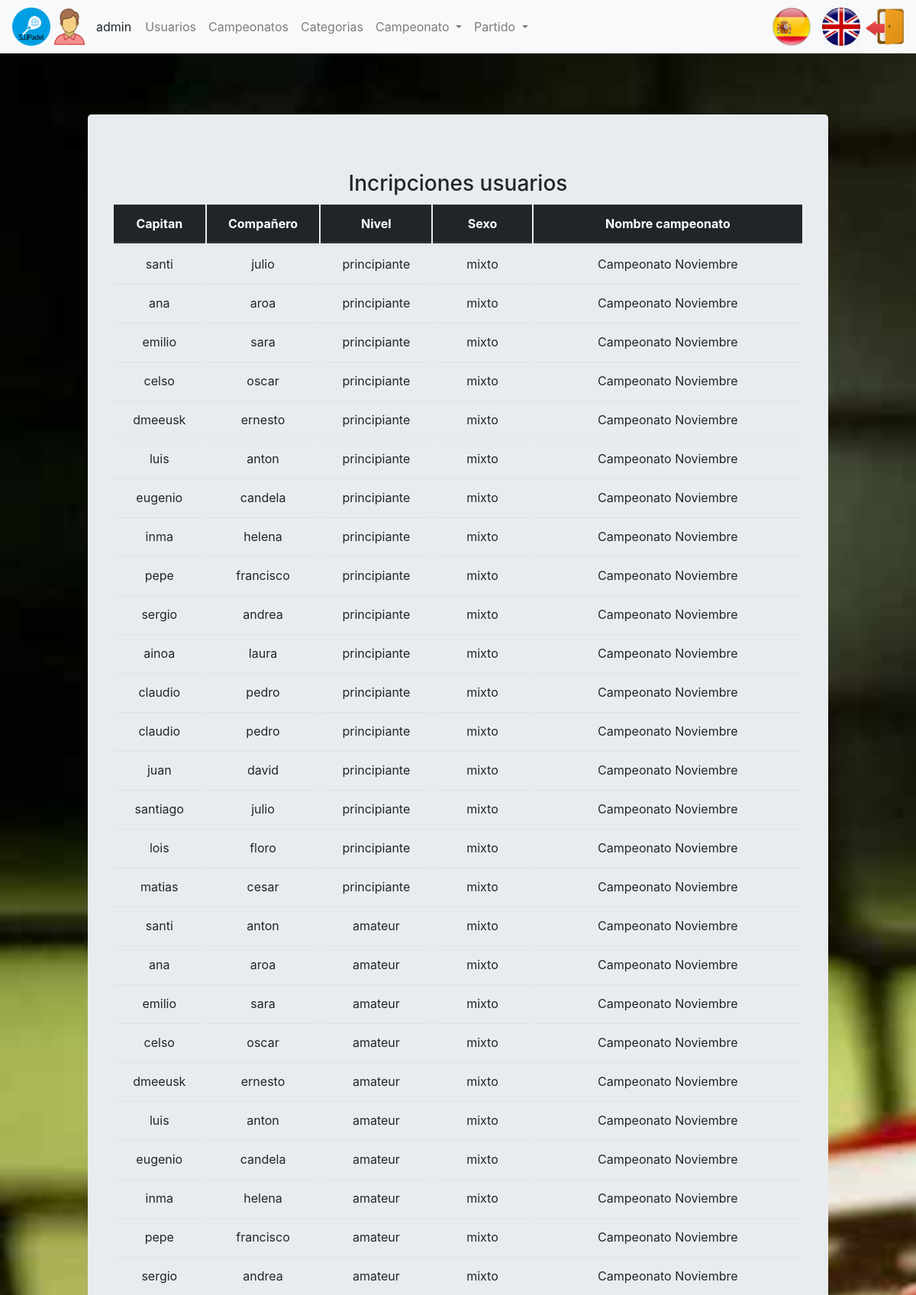
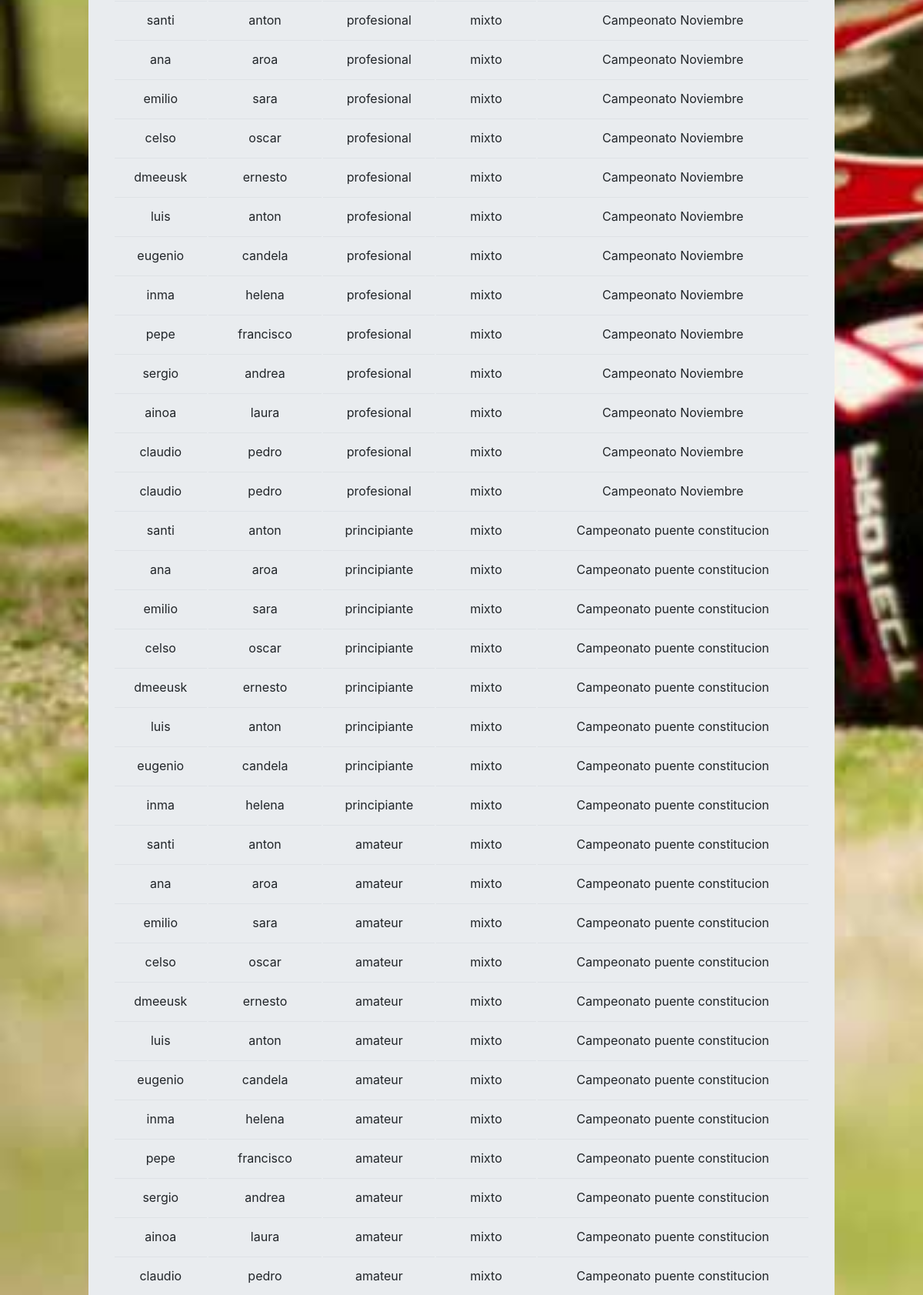
Screenshot of /index.php?controller=championship&action=showallInscriptionAllUsers (signed in, upper part) with the database file from the repository (2 pictures, top to bottom).
### tables this page shows
CREATE TABLE `usuario` (
  `login` varchar(20) NOT NULL,
  `nombre` varchar(20) NOT NULL,
  `apellidos` varchar(45) DEFAULT NULL,
  `pass` varchar(20) DEFAULT NULL,
  `rol` char(1) DEFAULT NULL,
  `genero` varchar(10) DEFAULT NULL
);

CREATE TABLE `campeonato` (
  `idCampeonato` int(11) NOT NULL,
  `fechaInicioInscripcion` date NOT NULL,
  `fechaFinInscripcion` date DEFAULT NULL,
  `fechaInicioCampeonato` date DEFAULT NULL,
  `fechaFinCampeonato` date DEFAULT NULL,
  `nombreCampeonato` varchar(45) DEFAULT NULL,
  `fase` enum('Inscripcion','Grupos','Cuartos','Semifinal','Final') NOT NULL
);

CREATE TABLE `pareja` (
  `idPareja` int(11) NOT NULL,
  `idCapitan` varchar(20) NOT NULL,
  `idCompañero` varchar(20) NOT NULL,
  `idCategoriaCampeonato` int(11) NOT NULL
);

CREATE TABLE `categoria` (
  `idCategoria` int(11) NOT NULL,
  `nivel` varchar(20) NOT NULL,
  `sexo` varchar(20) NOT NULL
);

### core/ViewManager.php (called while the page is built, shortened)
<?php
class ViewManager
{
    private $fragmentContents = array();
    private $variables = array();
    private $currentFragment = self::DEFAULT_FRAGMENT;
    private $layout = "default";
    private function saveCurrentFragment()
    {
        $this->fragmentContents[$this->currentFragment] .= ob_get_contents();
    }
    public function moveToFragment($name)
    {
        $this->currentFragment = $name;
    }
    public function getFragment($fragment, $default = "")
    {
        if (! isset($this->fragmentContents[$fragment])) {
            return $default;
        }
        return $this->fragmentContents[$fragment];
    }
    public function setVariable($varname, $value, $flash = false)
    {
        $this->variables[$varname] = $value;
    }
    public function getVariable($varname, $default = NULL)
    {
        if (! isset($this->variables[$varname])) {
            return $default;
        }
        return $this->variables[$varname];
    }
    public function render($controller, $viewname)
    {
        include (__DIR__ . "/../view/$controller/$viewname.php");
        $this->renderLayout();
    }
    private function renderLayout()
    {
        include (__DIR__ . "/../view/layouts/" . $this->layout . ".php");
    }
    private static $viewmanager_singleton = NULL;
    public static function getInstance()
    {
        if (self::$viewmanager_singleton == null) {
            self::$viewmanager_singleton = new ViewManager();
        }
        return self::$viewmanager_singleton;
    }
}

### controller/ChampionshipController.php (called while the page is built, shortened)
<?php
require_once (__DIR__ . "/../model/InscriptionUserChampionship.php");
require_once (__DIR__ . "/../model/InscriptionUserChampionshipMapper.php");
require_once (__DIR__ . "/../core/ViewManager.php");
require_once (__DIR__ . "/../controller/BaseController.php");
class ChampionshipController extends BaseController
{
    public function __construct()
    {
        parent::__construct();
        $this->inscriptionUserChampionshipMapper = new InscriptionUserChampionshipMapper();
    }
    public function showallInscriptionAllUsers()
    {
        $championships = $this->inscriptionUserChampionshipMapper->getAllInscriptionsInChampionship();
        $this->view->setVariable("championships", $championships);
        $this->view->render("championship", "showallInscriptionAllUsers");
    }
}

### index.php (called while the page is built, shortened)
<?php
function run()
{
    try {
        $controller = loadController($_GET["controller"]);
        $actionName = $_GET["action"];
        $controller->$actionName();
    } catch (Exception $ex) {
        die("An exception occured!!!!!" . $ex->getMessage());
    }
}
function loadController($controllerName)
{
    return new $controllerClassName();
}
run();
?>

### core/I18n.php (called while the page is built, shortened)
<?php
class I18n
{
    private $messages;
    public function setLanguage($language)
    {
        $this->messages = $i18n_messages;
    }
    public function i18n($key)
    {
        if (isset($this->messages[$key])) {
            return $this->messages[$key];
        } else {
            return $key;
        }
    }
    private static $i18n_singleton = null;
    public static function getInstance()
    {
        if (self::$i18n_singleton == NULL) {
            self::$i18n_singleton = new I18n();
        }
        return self::$i18n_singleton;
    }
}
function i18n($key)
{
    return I18n::getInstance()->i18n($key);
}

### model/InscriptionUserChampionship.php (called while the page is built, shortened)
<?php
class InscriptionUserChampionship
{
    private $idCaptain;
    private $idFellow;
    private $level;
    private $sex;
    private $nameChampionship;
    public function __construct($idPartner = NULL, $idCaptain = NULL, $idFellow = NULL, $level = NULL, $sex = NULL, $nameChampionship = NULL)
    {
        $this->idCaptain = $idCaptain;
        $this->idFellow = $idFellow;
        $this->level = $level;
        $this->sex = $sex;
        $this->nameChampionship = $nameChampionship;
    }
    public function getIdCaptain()
    {
        return $this->idCaptain;
    }
    public function getIdFellow()
    {
        return $this->idFellow;
    }
    public function getLevel()
    {
        return $this->level;
    }
    public function getSex()
    {
        return $this->sex;
    }
    public function getNameChampionship()
    {
        return $this->nameChampionship;
    }
}

### model/InscriptionUserChampionshipMapper.php (called while the page is built, shortened)
<?php
require_once (__DIR__ . "/../core/PDOConnection.php");
require_once (__DIR__ . "/../model/InscriptionUserChampionship.php");
class InscriptionUserChampionshipMapper
{
    private $db;
    public function __construct()
    {
        $this->db = PDOConnection::getInstance();
    }
    public function getAllInscriptionsInChampionship()
    {
        $stmt = $this->db->query("SELECT pa.idPareja,pa.idCapitan,pa.idCompañero,cat.nivel,cat.sexo,cam.nombreCampeonato
								FROM campeonato cam,categoria cat,categoriascampeonato cap,pareja pa
								WHERE cam.idCampeonato = cap.idCampeonato AND
      								  cat.idCategoria = cap.idCategoria AND
      								  cap.idCategoriasCampeonato = pa.idCategoriaCampeonato");
        $toret_db = $stmt->fetchAll(PDO::FETCH_ASSOC);
        $inscriptions = array();
        foreach ($toret_db as $datos) {
            array_push($inscriptions, new InscriptionUserChampionship($datos["idPareja"], $datos["idCapitan"], $datos["idCompañero"], $datos["nivel"], $datos["sexo"], $datos["nombreCampeonato"]));
        }
        return $inscriptions;
    }
}

### core/PDOConnection.php (called while the page is built)
<?php
class PDOConnection
{
    private static $dbhost = "localhost";
    private static $dbname = "sjjpadel";
    private static $dbuser = "abp";
    private static $dbpass = "abp";
    private static $db_singleton = null;
    public static function getInstance()
    {
        if (self::$db_singleton == null) {
            self::$db_singleton = new PDO("mysql:host=" . self::$dbhost . ";dbname=" . self::$dbname . ";charset=utf8",
            self::$dbuser, self::$dbpass, array(
                PDO::ATTR_EMULATE_PREPARES => false,
                PDO::ATTR_ERRMODE => PDO::ERRMODE_EXCEPTION
            ));
        }
        return self::$db_singleton;
    }
}
?>

### model/UserMapper.php (called while the page is built, shortened)
<?php
require_once (__DIR__ . "/../core/PDOConnection.php");
class UserMapper
{
    private $db;
    public function __construct()
    {
        $this->db = PDOConnection::getInstance();
    }
    public function getDatos($login)
    {
        $stmt = $this->db->prepare("SELECT * FROM usuario where login=?");
        $stmt->execute(array(
            $login
        ));
        $toret_db = $stmt->fetchAll(PDO::FETCH_ASSOC);
        $user = null;
        foreach ($toret_db as $datos) {
            $user = new User($datos['login'], $datos['nombre'], $datos['apellidos'], $datos['pass'], $datos['rol'], $datos['genero']);
        }
        return $user;
    }
}

### controller/BaseController.php (called while the page is built, shortened)
<?php
require_once (__DIR__ . "/../core/ViewManager.php");
require_once (__DIR__ . "/../core/I18n.php");
require_once (__DIR__ . "/../model/User.php");
require_once (__DIR__ . "/../model/UserMapper.php");
class BaseController
{
    public function __construct()
    {
        if (isset($_SESSION["currentuser"])) {
            $userMapper = new UserMapper();
            $datosUser = $userMapper->getDatos($_SESSION["currentuser"]);
        }
    }
}

### view/championship/showallInscriptionAllUsers.php (the view, shortened to what this page needs)
<?php
require_once (__DIR__ . "/../../core/ViewManager.php");
$view = ViewManager::getInstance();
$championships = $view->getVariable("championships");
$cabecera = array(
    "Captain",
    "Fellow",
    "Level",
    "Sex",
    "Name championship"
);
?>
<h3><?= i18n("Inscriptions users"); ?></h3>
<table class="table">
	<thead class="thead-dark">
		<tr>
      <?php foreach( $cabecera as $valor ) { ?>
        <th scope="col">
          <?php echo i18n( $valor ); ?>
        </th>
      <?php } ?>
    </tr>
	</thead>
	<tbody>
      <?php foreach( $championships as $championship ) {  ?>
        <tr>
			<td>
              <?php echo $championship->getIdCaptain() ; ?>
            </td>
			<td>
              <?php echo $championship->getIdFellow() ; ?>
            </td>
			<td>
              <?php echo $championship->getLevel() ; ?>
            </td>
			<td>
              <?php echo $championship->getSex() ; ?>
            </td>
			<td>
              <?php echo $championship->getNameChampionship() ; ?>
            </td>
		</tr>
      <?php } ?>
  </tbody>
</table>

### view/layouts/default.php (shortened to what this page needs)
<?php
$view = ViewManager::getInstance();
$currentuser = $view->getVariable("currentusername");
$currentGender = $view->getVariable("currentGender");
$currentRol = $view->getVariable("currentRol");
?>
<!DOCTYPE html>
<html lang="en">
<head>
<link rel="stylesheet"
	href="https://maxcdn.bootstrapcdn.com/bootstrap/4.0.0/css/bootstrap.min.css"
>
<link rel="stylesheet"
	href="https://use.fontawesome.com/releases/v5.5.0/css/all.css"
>
	<link rel="stylesheet" href="css/style.css" type="text/css">
</head>
<body>
	<div class="contenedor">
		<nav class="navbar navbar-expand-lg navbar-light bg-light">
			<img class="img-circle icono" src="images/icono.png">
		<?php if (isset($currentuser)): ?>
			<img class="icono" src="images/<?php echo $currentGender; ?>.png"> <span
				class="username">
				<?= sprintf(i18n("%s"), $currentuser) ?>
			</span>
		<?php endif ?>
			<div class="collapse navbar-collapse" id="navbarSupportedContent">
				<ul class="navbar-nav mr-auto">
				<?php if($currentRol == 'a'): ?>
					<li class="nav-item"><a class="nav-link"
						href="index.php?controller=users&amp;action=showall"><?= i18n("Users") ?></a>
					</li>
				<?php endif ?>
				<?php if($currentRol == 'a'): ?>
					<li class="nav-item"><a class="nav-link"
						href="index.php?controller=championship&amp;action=showall"><?= i18n("Championships") ?></a>
					</li>
				<?php endif ?>
				<?php if($currentRol == 'a'): ?>
					<li class="nav-item"><a class="nav-link"
						href="index.php?controller=category&amp;action=showall"><?= i18n("Categories") ?></a>
					</li>
				<?php endif ?>
				<?php if($currentRol == 'd' || $currentRol == 'a' || $currentRol == 'e'): ?>
					<li class="nav-item dropdown"><a class="nav-link dropdown-toggle"
						href="#" id="navbarDropdown" role="button" data-toggle="dropdown"
						aria-haspopup="true" aria-expanded="false">
							<?php echo i18n("Championship") ?>
						</a>
						</li>
				<?php endif ?>
				<?php if($currentRol == 'd' || $currentRol == 'a' || $currentRol == 'e'): ?>
					<li class="nav-item dropdown"><a class="nav-link dropdown-toggle"
						href="#" id="navbarDropdown" role="button" data-toggle="dropdown"
						aria-haspopup="true" aria-expanded="false">
							<?php echo i18n("Match") ?>
						</a>
						</li>
				<?php endif ?>
			</ul>
			</div>
			<li class="nav-item">
			<?php include(__DIR__."/language_select_element.php"); ?>
		</li>
			<li class="nav-item">
			<?php if (isset($currentuser)): ?>
				<a href="index.php?controller=users&amp;action=logout"> <img
					src="images/salir.png" class="rounded icono"
					alt="Imágenes responsive">
			</a>
				<?php endif ?>
			</li>
		</nav>
		<div class="container">
			<div class="jumbotron">
				<?= $view->getFragment(ViewManager::DEFAULT_FRAGMENT) ?>
			</div>
		</div>
	</div>
</body>
</html>

### css/style.css (style rules this page uses)
body { width: 100%; height: 100%; }
.contenedor { background: url('../images/padel.jpg'); background-size: cover; background-attachment: fixed; }
ul, li { list-style: none; }
.icono { width: 50px; height: 50px; }
table { border-collapse: inherit; }
.container { margin: 0 auto; max-width: 1000px; }
.jumbotron { margin: 80px 0; text-align: center; }
.username { margin-left: 10px; margin-right: 10px; }

### rows the page displays
usuario: genero (picture)
campeonato: pareja.idCapitan "santi", pareja.idCompañero "julio", categoria.nivel "principiante", categoria.sexo "mixto", nombreCampeonato "Campeonato Noviembre", pareja.idCapitan "ana", pareja.idCompañero "aroa", pareja.idCapitan "emilio", pareja.idCompañero "sara", pareja.idCapitan "celso", pareja.idCompañero "oscar", pareja.idCapitan "dmeeusk", pareja.idCompañero "ernesto", pareja.idCapitan "luis", pareja.idCompañero "anton", pareja.idCapitan "eugenio", pareja.idCompañero "candela", pareja.idCapitan "inma", pareja.idCompañero "helena", pareja.idCapitan "pepe", pareja.idCompañero "francisco", pareja.idCapitan "sergio", pareja.idCompañero "andrea", pareja.idCapitan "ainoa", pareja.idCompañero "laura", pareja.idCapitan "claudio", pareja.idCompañero "pedro", pareja.idCapitan "juan", pareja.idCompañero "david", pareja.idCapitan "santiago", pareja.idCapitan "lois", pareja.idCompañero "floro", pareja.idCapitan "matias", pareja.idCompañero "cesar", categoria.nivel "amateur", categoria.nivel "profesional"
campeonato: pareja.idCapitan "santi", pareja.idCompañero "anton", categoria.nivel "principiante", categoria.sexo "mixto", nombreCampeonato "Campeonato puente constitucion", pareja.idCapitan "ana", pareja.idCompañero "aroa", pareja.idCapitan "emilio", pareja.idCompañero "sara", pareja.idCapitan "celso", pareja.idCompañero "oscar", pareja.idCapitan "dmeeusk", pareja.idCompañero "ernesto", pareja.idCapitan "luis", pareja.idCapitan "eugenio", pareja.idCompañero "candela", pareja.idCapitan "inma", pareja.idCompañero "helena", categoria.nivel "amateur", pareja.idCapitan "pepe", pareja.idCompañero "francisco", pareja.idCapitan "sergio", pareja.idCompañero "andrea", pareja.idCapitan "ainoa", pareja.idCompañero "laura", pareja.idCapitan "claudio", pareja.idCompañero "pedro"

### other values shown
sprintf(i18n("%s"), $currentuser) "admin"
i18n("Users") "Usuarios"
i18n("Championships") "Campeonatos"
i18n("Categories") "Categorias"
i18n("Championship") "Campeonato"
i18n("Match") "Partido"
i18n("Inscriptions users") "Incripciones usuarios"
i18n( $valor ) "Capitan"
i18n( $valor ) "Compañero"
i18n( $valor ) "Nivel"
i18n( $valor ) "Sexo"
i18n( $valor ) "Nombre campeonato"
